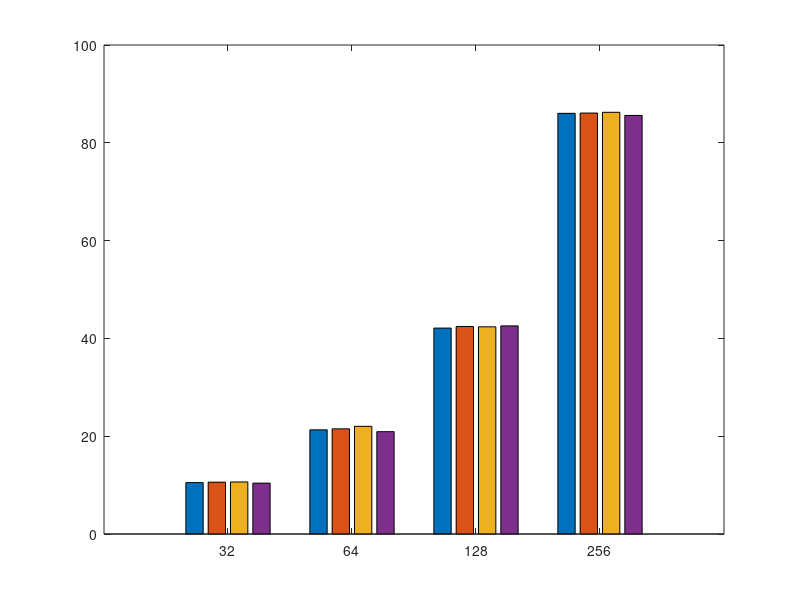

Source code (MATLAB): (Note: this script raises an error after producing the figure.)
clear; close all; clc
textSize = 16;
linewid = 1;

% Actual
% Eavesdropping IS 32 64 128 256
% Inference IS 32 64 128 256
% Imitation IS 32 64 128 256
% Stalking IS 32 64 128 256

% epiImpBMRis = [0.5912064 0.98728198 1.87202381 2.809375;
%     10.51453488 21.30741279 42.11011905 86.02578125;
%     10.59920058 21.5090843 42.43303571 86.08359375;
%     10.64244186 22.01744186 42.37276786 86.23789063;
%     10.40116279 20.93023256 42.56436012 85.5953125];
epiImpBMRis = [10.51453488 21.30741279 42.11011905 86.02578125;
    10.59920058 21.5090843 42.43303571 86.08359375;
    10.64244186 22.01744186 42.37276786 86.23789063;
    10.40116279 20.93023256 42.56436012 85.5953125];
kle = [5, 6, 7, 8];

epiImpBMRis = epiImpBMRis';

figure(31)
bar(kle, epiImpBMRis, 'grouped')
hold on
xticklabels({'32','64','128','256'})
ax = gca;
ax.YAxis.FontSize = 13;
ax.XAxis.FontSize = 13;
ax.YAxis.FontWeight = 'bold';
ax.XAxis.FontWeight = 'bold';
ax.LineWidth = 1;
ylim([0 165])
legend('Random Guess Attack','Inference Attack', 'Imitation Attack', 'Stalking Attack', 'FontSize',textSize, 'FontWeight','bold', 'Location','northeast')
xlabel('Number of Episodes', 'FontSize', 15, 'FontWeight','bold')
ylabel('Average Difference', 'FontSize',15, 'FontWeight','bold')
grid on

% fsize = 8;
% for i=1:length(epiImpBMRis)
%     text(kle(i)-0.3,epiImpBMRis(i,1),strcat(num2str(epiImpBMRis(i,1), '%.3g')), 'FontWeight','bold', 'HorizontalAlignment', 'center', 'VerticalAlignment', 'bottom', 'FontSize', fsize)
%     text(kle(i)-0.1,epiImpBMRis(i,2),strcat(num2str(epiImpBMRis(i,2), '%.3g')), 'FontWeight','bold', 'HorizontalAlignment', 'center', 'VerticalAlignment', 'bottom', 'FontSize', fsize)
%     text(kle(i)+0.1,epiImpBMRis(i,3),strcat(num2str(epiImpBMRis(i,3), '%.3g')), 'FontWeight','bold', 'HorizontalAlignment', 'center', 'VerticalAlignment', 'bottom', 'FontSize', fsize)
%     text(kle(i)+0.3,epiImpBMRis(i,4),strcat(num2str(epiImpBMRis(i,4), '%.3g')), 'FontWeight','bold', 'HorizontalAlignment', 'center', 'VerticalAlignment', 'bottom', 'FontSize', fsize)
% end

print('dists','-depsc')
